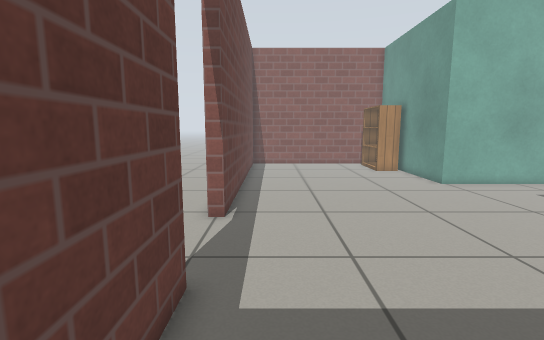
view 1 (above)

18 first-person views from a walk through a Gazebo world. The camera is 0.79 m above the floor, tilts 8° down and sees 85° across. The floor is counted in squares, 0.25 m on a side. Each view is taken from the middle of a square. On the plan, view 1 faces up. The plan holds only what a view shows up to about 20 squares ahead; the rest is blank. Gazebo's built-in surfaces are drawn with simple patterns.

view 2
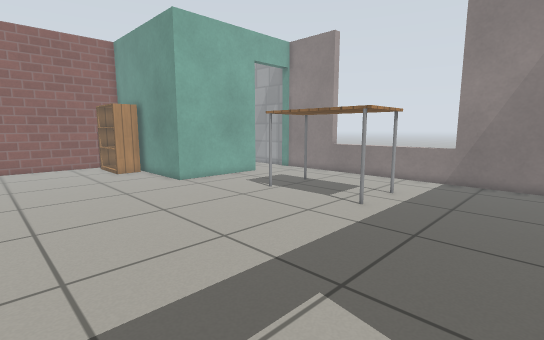

view 3
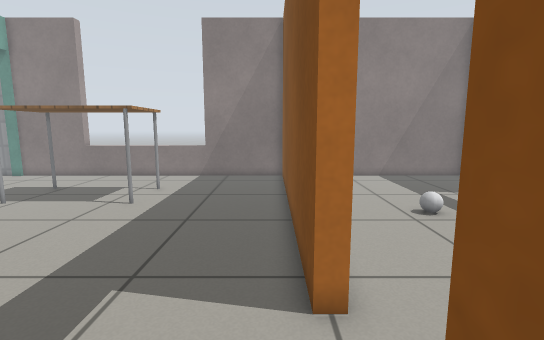

view 4
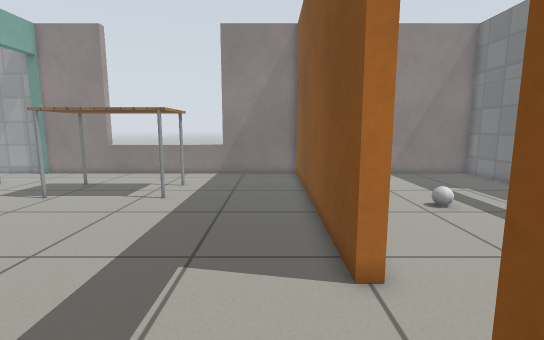

view 5
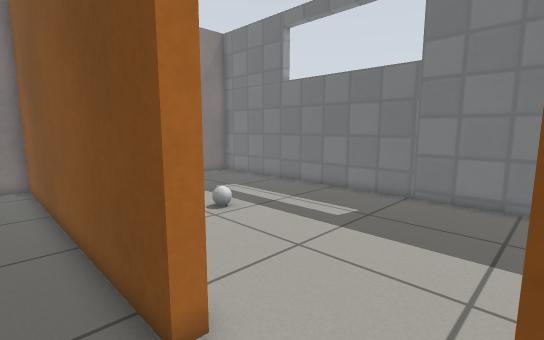

view 6
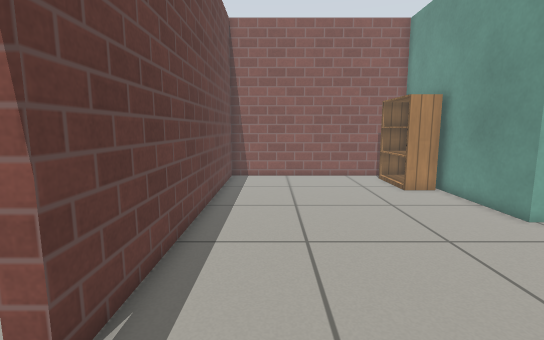

view 7
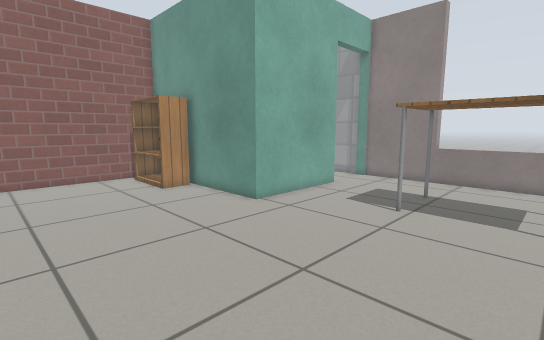

view 8
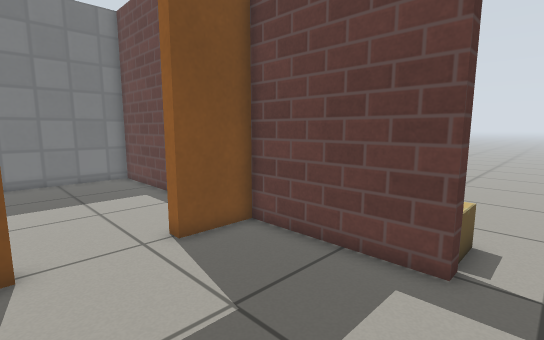

view 9
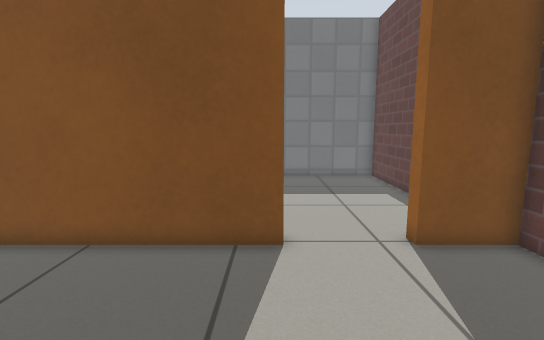

view 10
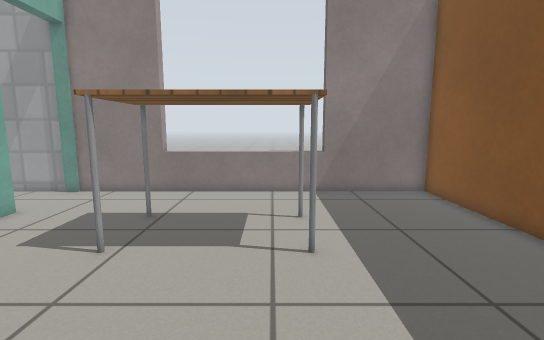

view 11
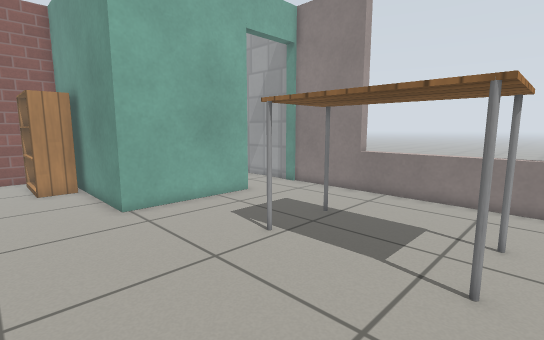

view 12
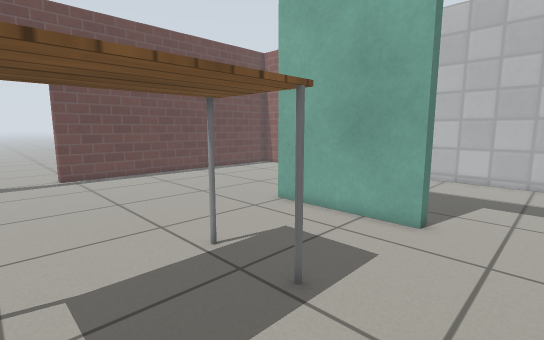

view 13
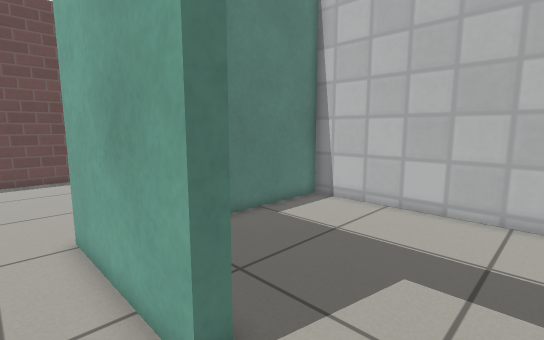

view 14
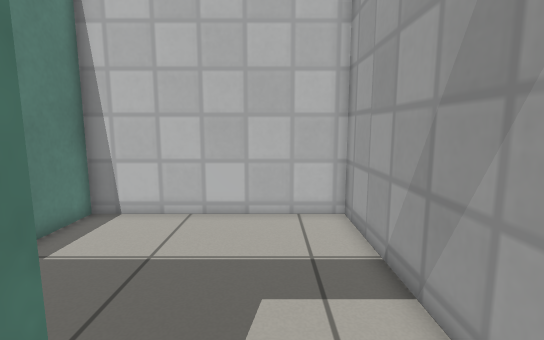

view 15
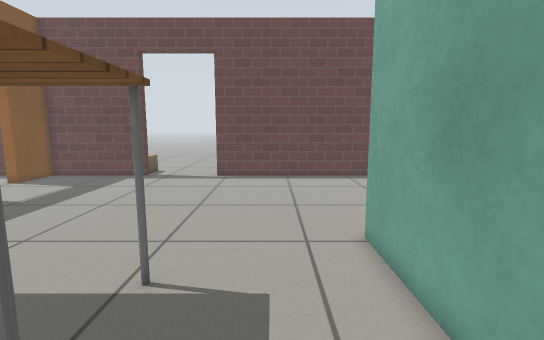

view 16
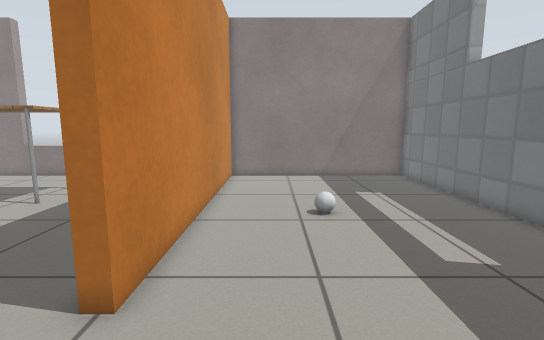

view 17
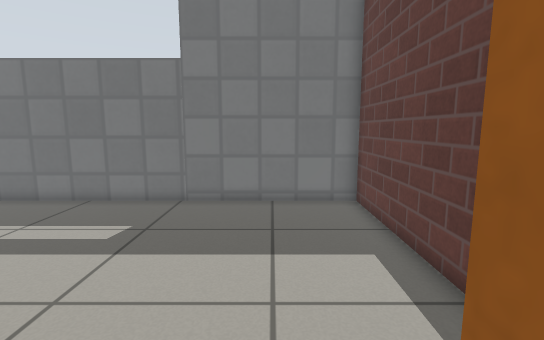

view 18
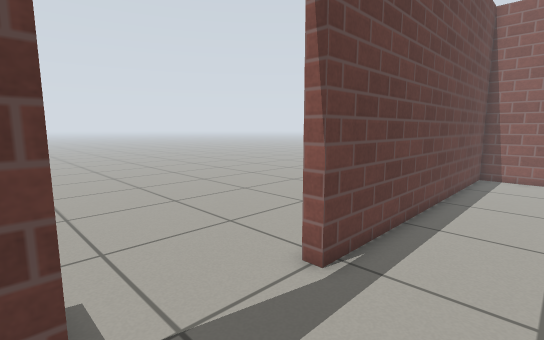

### Floor plan
Points are (right, up) in squares from view 1. A wall is a line through its corners. A room is listed if a view was taken in it or the views show most of it. See-through windows are left out.
Room 1 (views 1, 2, 3, 4, 5, 6, 7, 8, 9, 10, 11, 12, 13, 14, 15, 17, 18)
walls: (15.9, 16.7) (9.7, 16.7) (9.7, 26.7) (-1.7, 26.7) (-1.7, 10.3); (-1.7, 5.5) (-1.7, -0.7) (1.1, -0.7); (4.7, -0.7) (19.7, -0.7) (19.7, 16.8)
ways out: open door at (2.5, -1) to room 2; open door at (17.5, 17) to room 3; open door at (-2, 8)
objects: bookshelf (8, 22) to (9, 25); table (12, 6) to (15, 12)
Room 2 (view 16)
walls: (-1.7, -3.8) (-1.7, -12.7) (19.7, -12.7) (19.7, -1.3) (4.7, -1.3)
ways out: open door at (2.5, -1) to room 1
objects: white ball (11, -6)
Room 3 (no view inside)
walls: (19.7, 17.4) (19.7, 26.7) (10.3, 26.7) (10.3, 21.5)
ways out: open door at (17.5, 17) to room 1

Where each view was taken, in squares from view 1:
view 1: 0 up, 0 right, facing up
view 2: 0 up, 1 right, facing up-right
view 3: 0 up, 0 right, facing right
view 4: 1 up, 1 left, facing right
view 5: 1 up, 1 right, facing down-right
view 6: 7 up, 1 right, facing up
view 7: 7 up, 1 right, facing up-right
view 8: 7 up, 5 right, facing down-left
view 9: 7 up, 5 right, facing down
view 10: 7 up, 5 right, facing right
view 11: 5 up, 6 right, facing up-right
view 12: 7 up, 19 right, facing up-left
view 13: 15 up, 19 right, facing up-left
view 14: 16 up, 17 right, facing up
view 15: 14 up, 18 right, facing left
view 16: 4 down, 0 right, facing right
view 17: 0 up, 2 right, facing down
view 18: 5 up, 2 right, facing up-left
